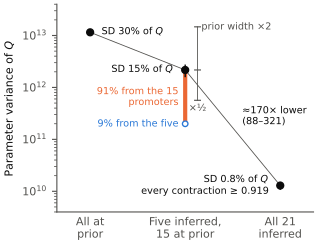

This figure's Python source:
#!/usr/bin/env python3
"""F6 (fig:reducedbudget): Q's parameter variance in three states, one column wide.

Run from anywhere:
    python3 paper/figures/fig_reduced_budget.py

Inputs, read and never written, both in paper/figures/data/ and copied unchanged:
- kim96_budget_rows.tsv: budget_rows.tsv from /fred/oz022/tkimpson/infercell-kim96-archive-2026-11-19,
  written by Slurm job 21188187 at c507315 (dev/scripts/corea_budget_kim96.sh); SHA-256
  8328257b79149649be905d6cef2c0c3c3c68b8b8534cd0a5c303b438ea0a04eb, as in that archive's SHA256SUMS.
  Its three states: prior (KIM-95 prior arm, jobs 21154499/21154500 at baf5331), KIM-42 (width 1),
  posterior (KIM-92 joint posterior, merge job 21052425; KIM-95 posterior arm, job 21154498).
- kim42_budget_rows.tsv: budget_rows.tsv from /fred/oz022/tkimpson/infercell-m5-kim42-2026-11-05,
  jobs 20041038-40 at f23fd06; SHA-256 48b37c9e145505863203db01a0b6756dbfff4952697326530fe90583ab8b9319,
  as in that archive's SHA256SUMS and in the KIM-96 archive's inputs.tsv. Used for the width-1/2 and
  width-2 totals only (target q, law per_theta_I, quantity total).
The result note is dev/scripts/corea_budget_kim96_result.md.
"""
import os
import sys

import matplotlib

matplotlib.use("Agg")
import matplotlib.pyplot as plt
import numpy as np

sys.dont_write_bytecode = True
from make_figures import EXACT, INK, MIXED, MUTED, rows  # importing also applies the house rcParams

HERE = os.path.dirname(os.path.abspath(__file__))
COLUMN = 229.9 / 72.27  # \columnwidth in inches: printed at 1:1


def main():
    d = rows(os.path.join(HERE, "data", "kim96_budget_rows.tsv"))
    get = lambda s, q: next((float(r["estimate"]), float(r["se"])) for r in d
                            if r["state"] == s and r["quantity"] == q)
    k42 = rows(os.path.join(HERE, "data", "kim42_budget_rows.tsv"))
    width_total = {float(r["width"]): float(r["estimate"]) for r in k42
                   if r["target"] == "q" and r["law"] == "per_theta_I" and r["quantity"] == "total"}

    states = ["prior", "KIM-42", "posterior"]
    var = np.array([get(s, "var_theta")[0] for s in states])
    se = np.array([get(s, "var_theta")[1] for s in states])
    cv = np.array([get(s, "sd_theta")[0] / get(s, "mean")[0] for s in states])
    held, _ = get("KIM-42", "held_share_I_first")
    assert np.isclose(width_total[1.0], var[1])  # the two archives agree on the middle state
    ratio = var[1] / var[2]
    # Log-scale interval, r * exp(±2 sqrt(sum of squared relative SEs)), as in the result note.
    half = 2 * np.hypot(se[1] / var[1], se[2] / var[2])
    lo, hi = ratio * np.exp(-half), ratio * np.exp(half)
    cmin, _ = get("contraction", "minimum")
    reached, _ = get("contraction", "reached_count")
    rest = (1 - held) * var[1]  # what M0's five carry in the middle state (the note's i_between)
    print(f"Var: {var}; SE: {se}; SD/mean: {cv}; held share {held:.3f}; rest {rest:.3g}")
    print(f"contraction: {reached:.0f} of 21 reach 0.5, minimum {cmin:.4f}")
    print(f"middle/posterior {ratio:.0f} ({lo:.0f}-{hi:.0f}); prior/middle {var[0] / var[1]:.1f}")
    print("width ½, 1, 2 totals:", [f"{width_total[w]:.3g}" for w in (0.5, 1.0, 2.0)],
          "factors:", [f"{width_total[w] / var[2]:.0f}" for w in (0.5, 1.0, 2.0)])

    fig, ax = plt.subplots(figsize=(COLUMN, 2.45), layout="constrained")
    x = np.array([0.0, 1.0, 2.0])
    ax.set_yscale("log")
    ax.plot(x, var, color=MUTED, lw=0.6, zorder=1)
    # The middle state split: the 15 held promoters' share, and the five's remainder.
    ax.plot([x[1], x[1]], [rest, var[1]], color=MIXED, lw=3, solid_capstyle="butt", zorder=2)
    ax.plot(x[1], rest, "o", ms=4, mfc="white", mec=EXACT, mew=1, zorder=3)
    ax.text(x[1] - 0.07, np.sqrt(rest * var[1]), f"{held:.0%} from the 15\npromoters",
            ha="right", va="center", color=MIXED, fontsize=7)
    ax.text(x[1] - 0.07, rest, f"{1 - held:.0%} from the five", ha="right", va="center",
            color=EXACT, fontsize=7)
    # Width dependence of the middle state: its total at prior widths ½ and 2.
    xw = x[1] + 0.13
    ws = [width_total[w] for w in (0.5, 1.0, 2.0)]
    ax.plot([xw, xw], [ws[0], ws[2]], color=MUTED, lw=0.6, zorder=1)
    ax.plot([xw] * 3, ws, "_", ms=5, mew=0.8, color=MUTED)
    ax.text(xw + 0.04, width_total[2.0], "prior width ×2", ha="left", va="center", color=MUTED,
            fontsize=7)
    ax.text(xw, width_total[0.5] / 1.15, "×½", ha="center", va="top", color=MUTED, fontsize=7)
    # The three states, with jackknife ±1 SE.
    ax.errorbar(x, var, yerr=se, fmt="o", ms=5, color=INK, capsize=0, lw=1, zorder=4)
    for xi, v, c in zip(x, var, cv):
        label = f"SD {100 * c:.0f}% of $Q$" if c > 0.05 else f"SD {100 * c:.1f}% of $Q$"
        if xi == x[2]:
            label += f"\nevery contraction ≥ {np.floor(cmin * 1000) / 1000:.3f}"
        ax.text(xi + (0.12 if xi == 0 else -0.12), v, label,
                ha="left" if xi == 0 else "right", va="center", fontsize=7, color=INK)
    # The step the claim is about, rounded to two figures (relative SE about 30%).
    ax.text(1.6, 1.8e11, f"≈{float(f'{ratio:.2g}'):.0f}× lower\n({lo:.0f}–{hi:.0f})",
            ha="left", va="bottom", fontsize=7, color=INK)

    ax.set_xticks(x, ["All at\nprior", "Five inferred,\n15 at prior", "All 21\ninferred"])
    ax.tick_params(axis="x", length=0)
    ax.set_xlim(-0.35, 2.35)
    ax.set_ylim(4e9, 4e13)
    ax.set_ylabel(r"Parameter variance of $Q$")
    fig.savefig(os.path.join(HERE, "fig_reduced_budget.pdf"), metadata={"CreationDate": None})


if __name__ == "__main__":
    main()
